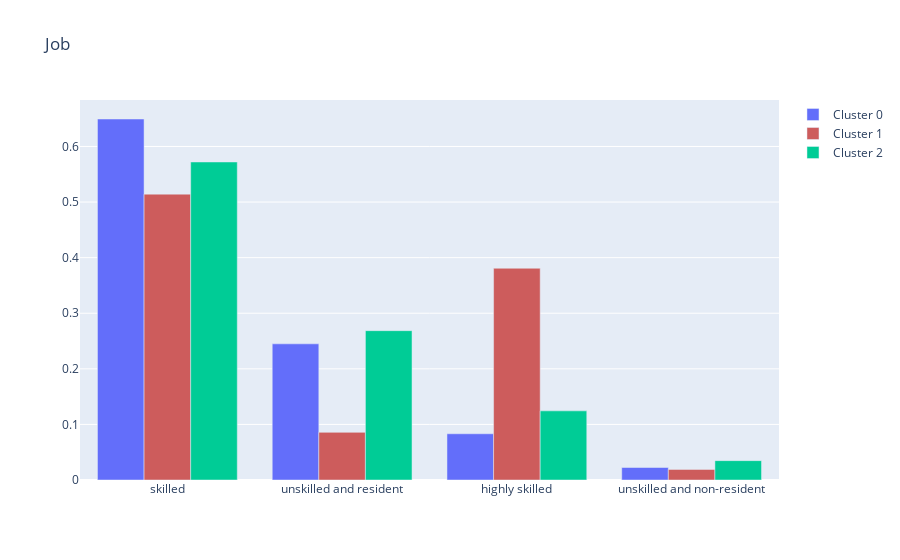

Notebook code for this chart:
### Code cell
cluster0 = data_train_test[data_train_test['Clusters']==0]
cluster1 = data_train_test[data_train_test['Clusters']==1]
cluster2 = data_train_test[data_train_test['Clusters']==2]

fig = go.Figure([go.Bar(x=cluster0.Job.value_counts().index, y=cluster0.Job.value_counts(normalize = True).tolist(), name = "Cluster 0")])
fig.add_trace(go.Bar(x=cluster1.Job.value_counts().index, y=cluster1.Job.value_counts(normalize = True).tolist(), name = "Cluster 1", marker_color='indianred'))
fig.add_trace(go.Bar(x=cluster2.Job.value_counts().index, y=cluster2.Job.value_counts(normalize = True).tolist(), name = "Cluster 2"))
fig.update_layout(title="Job")
fig.show()

### Figure 1 — Plotly figure (JSON) as saved in the notebook; plotly's stock layout.template omitted (floating-point values rounded to 4 significant figures)
{"data": [{"name": "Cluster 0", "type": "bar", "x": ["skilled", "unskilled and resident", "highly skilled", "unskilled and non-resident"], "y": [0.6494, 0.2449, 0.08315, 0.02247]}, {"marker": {"color": "indianred"}, "name": "Cluster 1", "type": "bar", "x": ["skilled", "highly skilled", "unskilled and resident", "unskilled and non-resident"], "y": [0.5143, 0.381, 0.08571, 0.01905]}, {"name": "Cluster 2", "type": "bar", "x": ["skilled", "unskilled and resident", "highly skilled", "unskilled and non-resident"], "y": [0.5721, 0.2687, 0.1244, 0.03483]}], "layout": {"title": {"text": "Job"}}}
